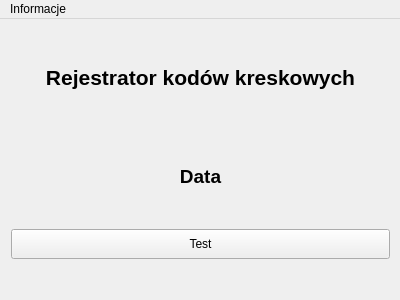
<?xml version="1.0" encoding="UTF-8"?>
<ui version="4.0">
 <class>MainWindow</class>
 <widget class="QMainWindow" name="MainWindow">
  <property name="geometry">
   <rect>
    <x>0</x>
    <y>0</y>
    <width>400</width>
    <height>300</height>
   </rect>
  </property>
  <property name="sizePolicy">
   <sizepolicy hsizetype="Minimum" vsizetype="Minimum">
    <horstretch>0</horstretch>
    <verstretch>0</verstretch>
   </sizepolicy>
  </property>
  <property name="minimumSize">
   <size>
    <width>400</width>
    <height>300</height>
   </size>
  </property>
  <property name="maximumSize">
   <size>
    <width>400</width>
    <height>300</height>
   </size>
  </property>
  <property name="windowTitle">
   <string>SILBET - Kody kreskowe</string>
  </property>
  <widget class="QWidget" name="centralWidget">
   <widget class="QWidget" name="verticalLayoutWidget">
    <property name="geometry">
     <rect>
      <x>0</x>
      <y>0</y>
      <width>401</width>
      <height>251</height>
     </rect>
    </property>
    <layout class="QVBoxLayout" name="verticalLayout">
     <item>
      <widget class="QLabel" name="title">
       <property name="font">
        <font>
         <pointsize>16</pointsize>
         <weight>75</weight>
         <bold>true</bold>
        </font>
       </property>
       <property name="layoutDirection">
        <enum>Qt::LeftToRight</enum>
       </property>
       <property name="text">
        <string>Rejestrator kodów kreskowych</string>
       </property>
       <property name="textFormat">
        <enum>Qt::AutoText</enum>
       </property>
       <property name="alignment">
        <set>Qt::AlignCenter</set>
       </property>
      </widget>
     </item>
     <item>
      <widget class="QLabel" name="date">
       <property name="font">
        <font>
         <pointsize>14</pointsize>
         <weight>75</weight>
         <bold>true</bold>
        </font>
       </property>
       <property name="text">
        <string>Data</string>
       </property>
       <property name="alignment">
        <set>Qt::AlignCenter</set>
       </property>
      </widget>
     </item>
     <item>
      <widget class="QPushButton" name="testButton">
       <property name="sizePolicy">
        <sizepolicy hsizetype="MinimumExpanding" vsizetype="Minimum">
         <horstretch>0</horstretch>
         <verstretch>0</verstretch>
        </sizepolicy>
       </property>
       <property name="maximumSize">
        <size>
         <width>16777215</width>
         <height>30</height>
        </size>
       </property>
       <property name="text">
        <string>Test</string>
       </property>
      </widget>
     </item>
    </layout>
   </widget>
  </widget>
  <widget class="QMenuBar" name="menuBar">
   <property name="geometry">
    <rect>
     <x>0</x>
     <y>0</y>
     <width>400</width>
     <height>21</height>
    </rect>
   </property>
   <widget class="QMenu" name="menuInformacje">
    <property name="title">
     <string>Informacje</string>
    </property>
    <addaction name="actionO_autorze"/>
    <addaction name="separator"/>
    <addaction name="actionAbout_Qt"/>
   </widget>
   <addaction name="menuInformacje"/>
  </widget>
  <action name="actionO_autorze">
   <property name="text">
    <string>O autorze</string>
   </property>
  </action>
  <action name="actionAbout_Qt">
   <property name="text">
    <string>About Qt</string>
   </property>
  </action>
 </widget>
 <layoutdefault spacing="6" margin="11"/>
 <resources/>
 <connections/>
</ui>
